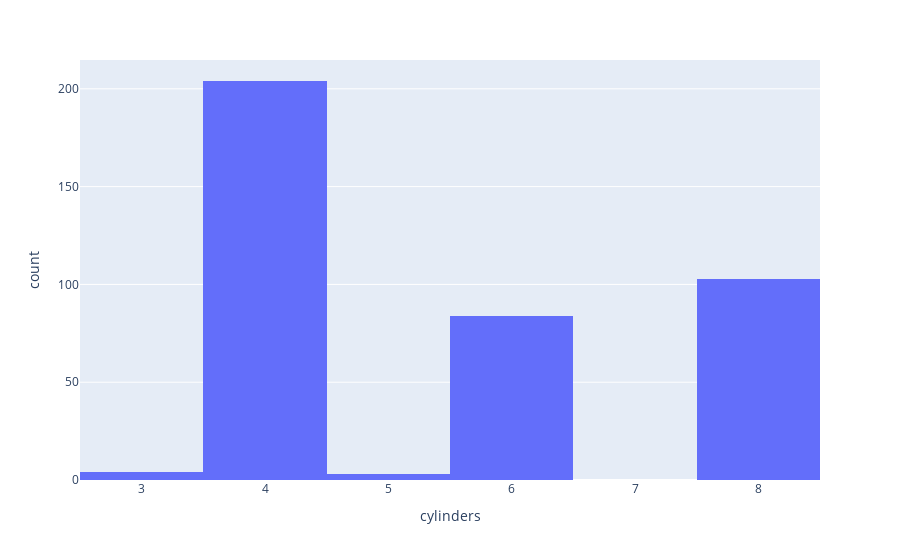

Source (notebook cell):
### Code cell
px.histogram(mpg_data, x='cylinders')

### Figure 1 — Plotly figure (JSON) as saved in the notebook; plotly's stock layout.template omitted (floating-point values rounded to 4 significant figures; data arrays with more than 128 entries replaced by an {"elided": "..."} marker saying what was removed)
{"data": [{"alignmentgroup": "True", "bingroup": "x", "hovertemplate": "cylinders=%{x}<br>count=%{y}<extra></extra>", "legendgroup": "", "marker": {"color": "#636efa", "pattern": {"shape": ""}}, "name": "", "offsetgroup": "", "orientation": "v", "showlegend": false, "type": "histogram", "x": {"elided": "398 int values"}, "xaxis": "x", "yaxis": "y"}], "layout": {"barmode": "relative", "legend": {"tracegroupgap": 0}, "margin": {"t": 60}, "xaxis": {"anchor": "y", "domain": [0, 1], "title": {"text": "cylinders"}}, "yaxis": {"anchor": "x", "domain": [0, 1], "title": {"text": "count"}}}}
